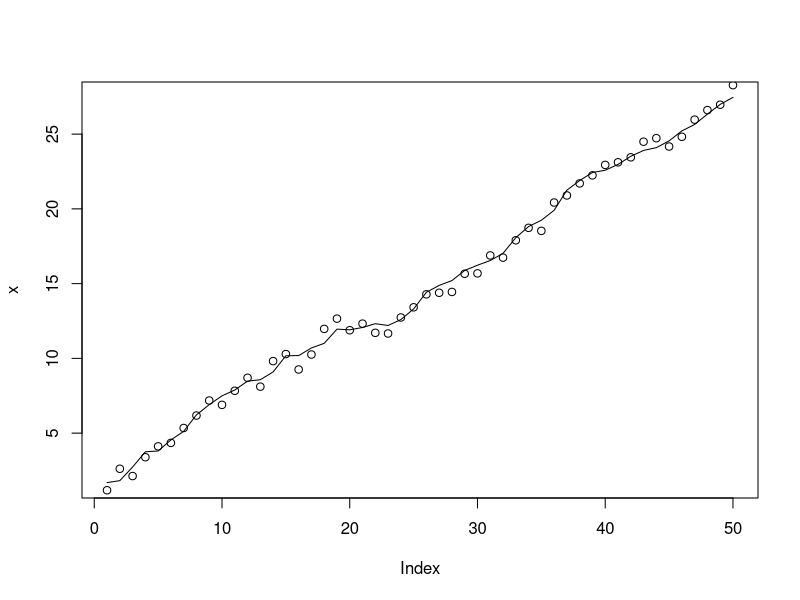

Here is the R script that generated this plot: (Note: this script raises an error after producing the figure.)
#################################################################
##  Univariate state-space models
##  Example 1.  Fit a model with a hidden x is a random walk.
#################################################################

#We will fit this model
#x(t)=x(t-1)+slope+w(t), w(t)~N(0,q)
#x(0) = intercept
#y(t) = x(t) + v(t), v(t)~N(0,r)

# Create some data that are observations of a hidden random walk
# Notice that the code is the same as the x equation
intercept=1
slope=0.5
q=.1
r=.2
n=50
t=1:n
x=intercept+slope+rnorm(1,0,sqrt(q))
for(i in 2:n) x[i]=x[i-1]+slope+rnorm(1,0,sqrt(q))
plot(x,xlim=c(1,n),type="l")

#y is our observation of x with error
y=x+rnorm(n,0,sqrt(r))
points(y)

# To fit with MARSS, we write the model as a list.  Each parameter
# in the list has the same structure as the equation
mod.list=list(
  U=matrix("slope"),
  x0=matrix("intercept"),
  B=matrix(1),
  Q=matrix("q"),
  Z=matrix(1),
  A=matrix(0),
  R=matrix("r"),
  tinitx=0)

fit2=MARSS(y,model=mod.list)
lines(fit2$states[1,], col="blue", lwd=2)
est.slope=coef(fit2)$U[,1]
est.intercept=coef(fit2)$x0[,1]
est.r=coef(fit2)$R[,1]
est.q=coef(fit2)$Q[,1]
